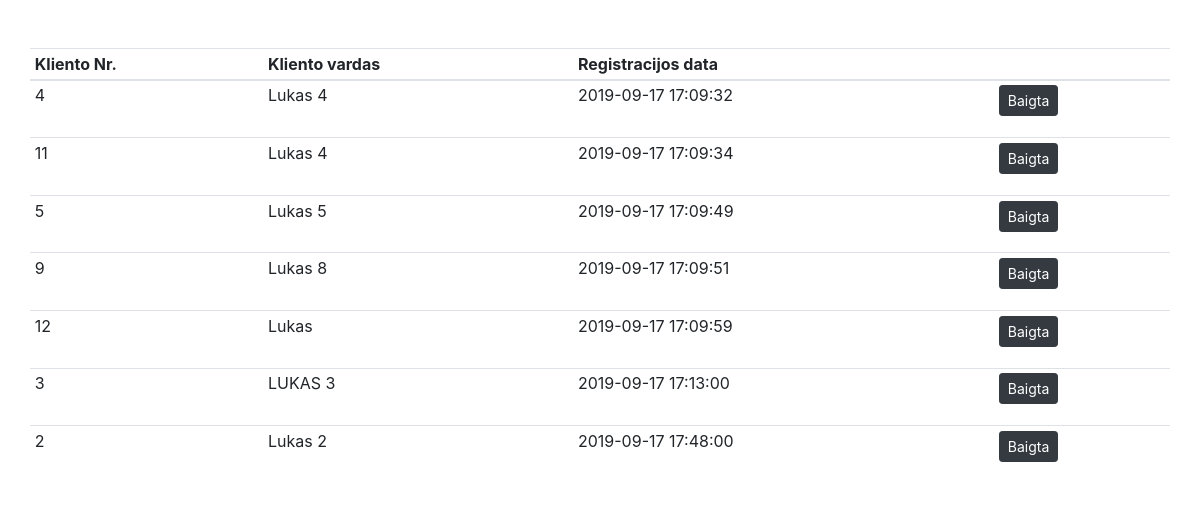
The page /checkout.php?user=1 (signed in) on the database its author committed.
### tables this page shows
CREATE TABLE `registration` (
  `id` int(11) NOT NULL,
  `client_id` int(11) NOT NULL,
  `specialist_id` int(11) NOT NULL,
  `registered_at` datetime NOT NULL
);

CREATE TABLE `client` (
  `id` int(11) NOT NULL,
  `name` varchar(255) NOT NULL
);

### Registration.php (called while the page is built, shortened)
<?php
class Registration
{
    protected $conn;
    public function __construct($conn)
    {
        $this->conn = $conn;
    }
    public function getRegistrationsByUser($id)
    {
        $stmt = $this->conn->prepare('SELECT * FROM REGISTRATION WHERE SPECIALIST_ID = :specialistId ORDER BY REGISTERED_AT');
        $stmt->bindParam(':specialistId', $id, PDO::PARAM_INT);
        $stmt->execute();
        return $stmt->fetchAll();
    }
}

### Client.php (called while the page is built, shortened)
<?php
class Client
{
    protected $conn;
    public function __construct($conn)
    {
        $this->conn = $conn;
    }
    public function getName($id)
    {
        $stmt = $this->conn->prepare('SELECT NAME FROM CLIENT WHERE id = :id');
        $data = [
            'id' => $id
        ];
        $stmt->execute($data);
        $data = $stmt->fetch();
        return $data['NAME'];
    }
}

### checkout.php (the view, shortened to what this page needs)
<?php
require_once('Database.php');
require_once('Registration.php');
require_once('Client.php');
$specialistId = $_SESSION['specialistId'];
$conn = Database::getConnection();
$reg = new Registration($conn);
$regList = $reg->getRegistrationsByUser($specialistId);
$client = new Client($conn);
?>
<link href="https://stackpath.bootstrapcdn.com/bootstrap/4.3.1/css/bootstrap.min.css" rel="stylesheet"
>
<div class="container">
    <div class="row justify-content-center pt-5">
        <table class="table table-sm">
            <thead>
            <tr>
                <th> Kliento Nr.</th>
                <th> Kliento vardas</th>
                <th> Registracijos data</th>
                <th></th>
            </tr>
            </thead>
            <tbody>
            <?php foreach ($regList as $reg) {
                echo '
                        <tr>
                            <td>' . $reg['id'] . '</td>
                            <td>' . $client->getName($reg['client_id']) . '</td>
                            <td>' . $reg['registered_at'] . '</td>
                            <td>
                                <form action="completeReg.php" method="POST">
                                    <input type="hidden" name="registrationId" value="' . $reg['id'] . '">
                                    <button type="submit" class="btn btn-sm btn-dark"> Baigta </button>
                                </form>
                            </td>
                        </tr>
                    ';
            } ?>
            </tbody>
        </table>
    </div>
</div>

### rows shown on the page
registration: id "4", client.name "Lukas 4", registered_at "2019-09-17 17:09:32"
registration: id "11", client.name "Lukas 4", registered_at "2019-09-17 17:09:34"
registration: id "5", client.name "Lukas 5", registered_at "2019-09-17 17:09:49"
registration: id "9", client.name "Lukas 8", registered_at "2019-09-17 17:09:51"
registration: id "12", client.name "Lukas", registered_at "2019-09-17 17:09:59"
registration: id "3", client.name "LUKAS 3", registered_at "2019-09-17 17:13:00"
registration: id "2", client.name "Lukas 2", registered_at "2019-09-17 17:48:00"
